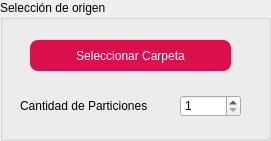
       <widget class="QGroupBox" name="Group_Selection_Starter_3">
        <property name="geometry">
         <rect>
          <x>10</x>
          <y>20</y>
          <width>271</width>
          <height>141</height>
         </rect>
        </property>
        <property name="styleSheet">
         <string notr="true">font: 63 10pt &quot;Bahnschrift SemiBold&quot;;</string>
        </property>
        <property name="title">
         <string>Selección de origen</string>
        </property>
        <widget class="QPushButton" name="pushButton_Select_File_3">
         <property name="geometry">
          <rect>
           <x>30</x>
           <y>40</y>
           <width>201</width>
           <height>31</height>
          </rect>
         </property>
         <property name="styleSheet">
          <string notr="true">QPushButton
{
	border-radius:8px;
	color: rgb(255, 255, 255);
	background-color: rgb(217, 16, 76);
}
QPushButton:Hover
{
	color: rgb(255, 255, 255);
	background-color: rgb(94, 94, 94);
}
QPushButton:pressed
{
	color: rgb(255, 255, 255);
	background-color: rgb(0, 0, 0);
}
</string>
         </property>
         <property name="text">
          <string>Seleccionar Carpeta</string>
         </property>
         <property name="default">
          <bool>false</bool>
         </property>
        </widget>
        <widget class="QSpinBox" name="spinBox_Partitions_3">
         <property name="geometry">
          <rect>
           <x>180</x>
           <y>95</y>
           <width>61</width>
           <height>22</height>
          </rect>
         </property>
         <property name="minimum">
          <number>1</number>
         </property>
         <property name="maximum">
          <number>50</number>
         </property>
        </widget>
        <widget class="QLabel" name="label_Partitions_3">
         <property name="geometry">
          <rect>
           <x>20</x>
           <y>90</y>
           <width>168</width>
           <height>31</height>
          </rect>
         </property>
         <property name="styleSheet">
          <string notr="true">font: 63 10pt &quot;Bahnschrift SemiBold&quot;;</string>
         </property>
         <property name="text">
          <string>Cantidad de Particiones           </string>
         </property>
        </widget>
       </widget>
